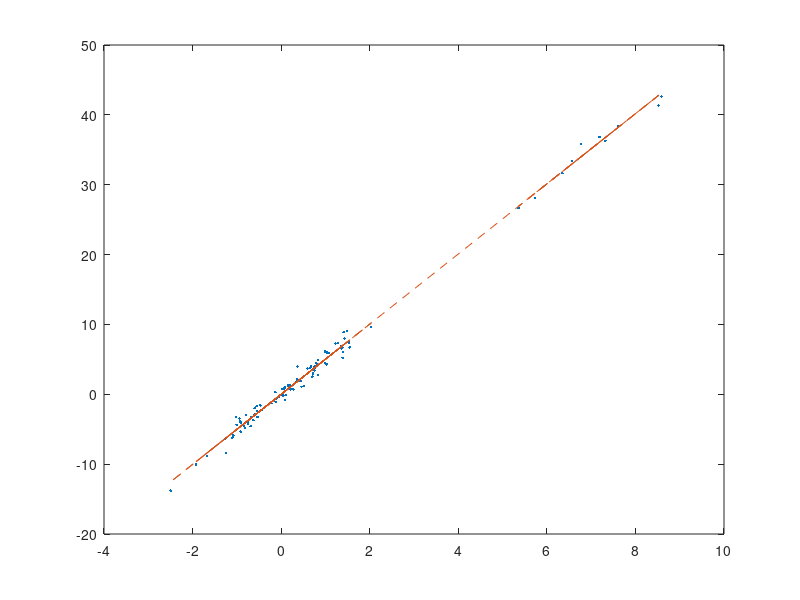

The MATLAB source for this figure: (Note: this script raises an error after producing the figure.)
load tempfileWS
x1 = randn(85,1);
x2 = 8 + randn(10,1);
x = [x1 ; x2];
y = 5*x + 0.9*randn(95,1);
b = [ones(95,1) , x] \ y;
yhat = [ones(95,1) , x] * b;
plot(x,y,'.',x,yhat,'--');
% thinning over the predicted values
[Wt,pretain] = wthin(yhat, 'retainby','comp2one');
plot(x(Wt,:),y(Wt,:),'k.',x(~Wt,:),y(~Wt,:),'r.');
drawnow;
axis manual
title('univariate thinning over ols values predicted on a small dataset')
clickableMultiLegend(['Retained: ' num2str(sum(Wt))],['Thinned:   ' num2str(sum(~Wt))]);
close all
save tempfileWS